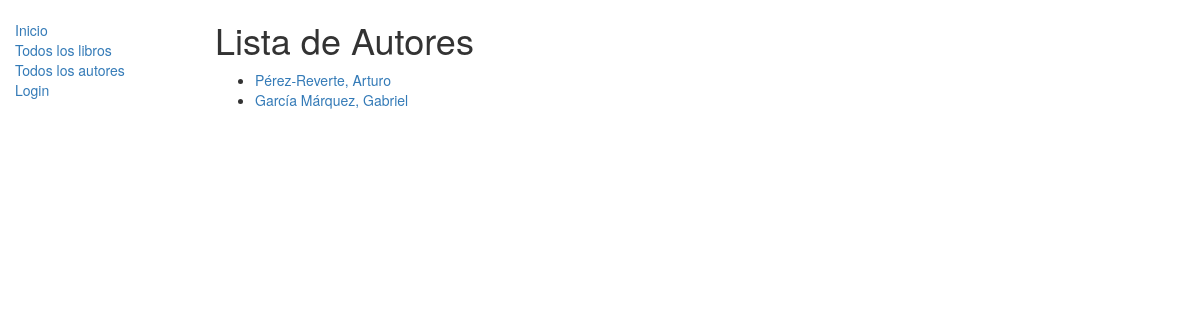
Screenshot of /authors/ with the database file from the repository.
### catalog/models.py (models this page shows, shortened)
class Author(models.Model):
    first_name = models.CharField(max_length=100)
    last_name = models.CharField(max_length=100)
    date_of_birth = models.DateField(null=True, blank=True)
    date_of_death = models.DateField('Died', null=True, blank=True)
    def get_absolute_url(self):
        return reverse('author-detail', args=[str(self.id)])

### catalog/views.py (the view)
# urls.py: url(r'^authors/$', views.AuthorListView.as_view(), name='authors'),
class AuthorListView(generic.ListView):
    model = Author

### catalog/templates/catalog/author_list.html
{% extends "base_generic.html" %}
{% block content %}
    <h1>Lista de Autores</h1>
    {% if author_list %}
    <ul>
      {% for author in author_list %}
      <li>
        <a href="{{ author.get_absolute_url }}">{{ author.last_name }}, {{ author.first_name }}</a>
      </li>
      {% endfor %}
    </ul>
    {% else %}
      <p>No hay autores en la biblioteca.</p>
    {% endif %}
{% endblock %}

### rows the page displays
Author: last_name "Pérez-Reverte", first_name "Arturo"
Author: last_name "García Márquez", first_name "Gabriel"
